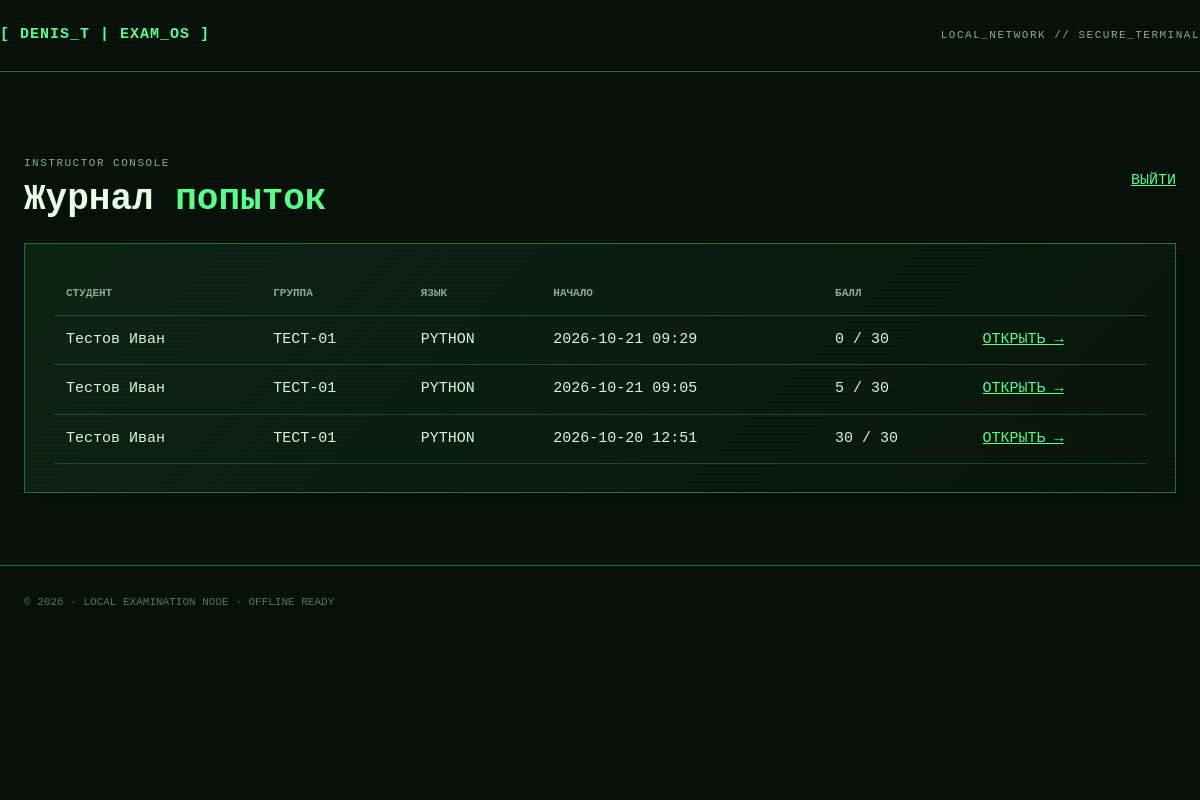
The app's page /admin/dashboard (signed in) with its own data.
### tables this page shows
CREATE TABLE attempts (
          id INTEGER PRIMARY KEY, group_name TEXT NOT NULL, first_name TEXT NOT NULL,
          last_name TEXT NOT NULL, language TEXT NOT NULL, started_at TEXT NOT NULL,
          expires_at TEXT NOT NULL, submitted_at TEXT, total_score INTEGER DEFAULT 0
        );

### server.py (the view)
@app.route("/admin/dashboard")
def admin_dashboard():
    if not session.get("admin"): return redirect(url_for("admin"))
    with db() as con:
        attempts = con.execute("SELECT * FROM attempts ORDER BY started_at DESC").fetchall()
    return render_template("admin_dashboard.html", attempts=attempts)

### server.py (called while the page is built)
def db():
    con = sqlite3.connect(DB_PATH)
    con.row_factory = sqlite3.Row
    return con

### templates/admin_dashboard.html
{% extends 'base.html' %}{% block content %}<div class="exam-head"><div><p class="eyebrow">INSTRUCTOR CONSOLE</p><h1>Журнал <em>попыток</em></h1></div><a class="text-link" href="/admin/logout">ВЫЙТИ</a></div><section class="panel table-wrap"><table><thead><tr><th>СТУДЕНТ</th><th>ГРУППА</th><th>ЯЗЫК</th><th>НАЧАЛО</th><th>БАЛЛ</th><th></th></tr></thead><tbody>{% for x in attempts %}<tr><td>{{x['last_name']}} {{x['first_name']}}</td><td>{{x['group_name']}}</td><td>{{x['language'].upper()}}</td><td>{{x['started_at'][:16].replace('T',' ')}}</td><td>{{x['total_score']}} / 30 {% if not x['submitted_at'] %}<small>В ПРОЦЕССЕ</small>{% endif %}</td><td><a href="/admin/attempt/{{x['id']}}">ОТКРЫТЬ →</a></td></tr>{% else %}<tr><td colspan="6">Пока нет попыток.</td></tr>{% endfor %}</tbody></table></section>{% endblock %}

### static/style.css (style rules this page uses)
:root { --green:#59ff89;--deep:#061009;--panel:#0a1b0e;--line:#1e7037;--muted:#8aab91;--red:#ff5364 }
* { box-sizing:border-box }
body { margin:0;background:var(--deep);color:#d5f8d8;font:15px/1.5 "Courier New",monospace;min-height:100vh }
.status,.eyebrow { font-size:11px;color:var(--muted);letter-spacing:1.5px }
h1 { font-size:clamp(34px,6vw,72px);line-height:.94;margin:12px 0 20px;color:#e7ffe9 }
h1 em { color:var(--green);font-style:normal }
.panel { background:linear-gradient(135deg,#0d2312,#08140b);border:1px solid var(--line);padding:28px;box-shadow:10px 10px 0 #031006 }
.text-link,a { color:var(--green) }
.exam-head { display:flex;justify-content:space-between;align-items:center;margin-bottom:24px;gap:15px }
.exam-head h1 { font-size:36px;margin:3px 0 }
.table-wrap { overflow:auto }
table { width:100%;border-collapse:collapse;text-align:left }
th,td { padding:13px;border-bottom:1px solid #1b4e28 }
th { color:var(--muted);font-size:11px }

### records on screen
attempts: last_name "Тестов", first_name "Иван", group_name "ТЕСТ-01", language "PYTHON", started_at "2026-10-21 09:29", total_score "0"
attempts: last_name "Тестов", first_name "Иван", group_name "ТЕСТ-01", language "PYTHON", started_at "2026-10-21 09:05", total_score "5"
attempts: last_name "Тестов", first_name "Иван", group_name "ТЕСТ-01", language "PYTHON", started_at "2026-10-20 12:51", total_score "30"
